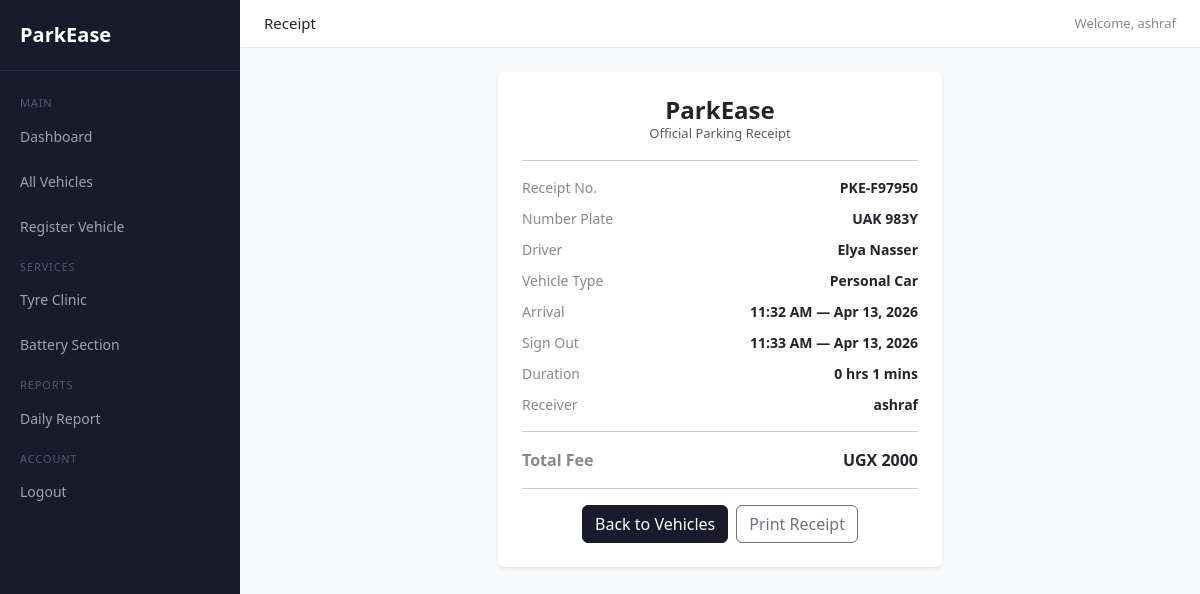
Screenshot of /receipt/2/ (signed in) with the database file from the repository.
### parking/models.py (models this page shows, shortened)
class ParkingTransaction(models.Model):
    GENDER = [
        ('male', 'Male'),
        ('female', 'Female'),
    ]
    vehicle        = models.ForeignKey(Vehicle, on_delete=models.CASCADE, related_name='transactions')
    receipt_number = models.CharField(max_length=20, unique=True)
    receiver_name  = models.CharField(max_length=200)
    receiver_phone = models.CharField(max_length=20)
    gender         = models.CharField(max_length=10, choices=GENDER)
    nin            = models.CharField(max_length=20, blank=True)
    sign_out_time  = models.DateTimeField()
    fee            = models.IntegerField(default=0)

class Vehicle(models.Model):
    VEHICLE_TYPES = [
        ('truck', 'Truck'),
        ('personal_car', 'Personal Car'),
        ('taxi', 'Taxi'),
        ('coaster', 'Coaster'),
        ('boda_boda', 'Boda-boda'),
    ]
    STATUS = [
        ('parked', 'Parked'),
        ('signed_out', 'Signed Out'),
    ]
    driver_name  = models.CharField(max_length=200)
    phone        = models.CharField(max_length=20)
    plate        = models.CharField(max_length=10)
    vehicle_type = models.CharField(max_length=20, choices=VEHICLE_TYPES)
    model        = models.CharField(max_length=100, blank=True)
    color        = models.CharField(max_length=50, blank=True)
    nin          = models.CharField(max_length=20, blank=True)
    arrival_time = models.DateTimeField()
    status       = models.CharField(max_length=20, choices=STATUS, default='parked')

### parking/views.py (the view)
# urls.py: path('receipt/<int:pk>/', views.receipt, name='receipt'),
@login_required
def receipt(request, pk):
    transaction = get_object_or_404(ParkingTransaction, pk=pk)
    vehicle     = transaction.vehicle
    duration    = transaction.sign_out_time - vehicle.arrival_time
    hours       = int(duration.total_seconds() // 3600)
    minutes     = int((duration.total_seconds() % 3600) // 60)
    context     = {
        'transaction': transaction,
        'vehicle':     vehicle,
        'hours':       hours,
        'minutes':     minutes,
    }
    return render(request, 'parking/receipt.html', context)

### parking/templates/parking/receipt.html (shortened to what this page needs)
{% extends 'parking/base.html' %}
{% load static %}
{% block page_heading %}Receipt{% endblock %}
{% block content %}
<div class="row justify-content-center">
    <div class="col-md-6">
        <div class="card border-0 shadow-sm receipt-card">
            <div class="card-body p-4">
                <h4 class="fw-bold text-center mb-0">ParkEase</h4>
                <p class="text-muted text-center mb-3" style="font-size:13px;">Official Parking Receipt</p>
                <hr>
                <div class="receipt-row">
                    <span class="label">Receipt No.</span>
                    <span class="value">{{ transaction.receipt_number }}</span>
                </div>
                <div class="receipt-row">
                    <span class="label">Number Plate</span>
                    <span class="value">{{ vehicle.plate }}</span>
                </div>
                <div class="receipt-row">
                    <span class="label">Driver</span>
                    <span class="value">{{ vehicle.driver_name }}</span>
                </div>
                <div class="receipt-row">
                    <span class="label">Vehicle Type</span>
                    <span class="value">{{ vehicle.get_vehicle_type_display }}</span>
                </div>
                <div class="receipt-row">
                    <span class="label">Arrival</span>
                    <span class="value">{{ vehicle.arrival_time|date:"h:i A — M d, Y" }}</span>
                </div>
                <div class="receipt-row">
                    <span class="label">Sign Out</span>
                    <span class="value">{{ transaction.sign_out_time|date:"h:i A — M d, Y" }}</span>
                </div>
                <div class="receipt-row">
                    <span class="label">Duration</span>
                    <span class="value">{{ hours }} hrs {{ minutes }} mins</span>
                </div>
                <div class="receipt-row">
                    <span class="label">Receiver</span>
                    <span class="value">{{ transaction.receiver_name }}</span>
                </div>
                <hr>
                <div class="receipt-row" style="font-size:16px;">
                    <span class="label fw-bold">Total Fee</span>
                    <span class="value">UGX {{ transaction.fee }}</span>
                </div>
                <hr>
                <div class="d-flex gap-2 justify-content-center mt-3">
                    <a href="{% url 'vehicle_list' %}" class="btn btn-primary">Back to Vehicles</a>
                    <button onclick="window.print()" class="btn btn-outline-secondary">Print Receipt</button>
                </div>
            </div>
        </div>
    </div>
</div>
{% endblock %}

### parking/templates/parking/base.html (shortened to what this page needs)
<!doctype html>
<html>
  <head>
    <link
      href="https://cdn.jsdelivr.net/npm/bootstrap@5.3.0/dist/css/bootstrap.min.css"
      rel="stylesheet"
    />
    {% load static %}
    <link rel="stylesheet" href="{% static 'parking/style.css' %}" />
  </head>
  <body>
    <div class="d-flex">
      <div class="sidebar p-0">
        <div class="brand">ParkEase</div>
        <div class="section-label">Main</div>
        <a href="/dashboard/">Dashboard</a>
        <a href="/vehicles/">All Vehicles</a>
        <a href="/register/">Register Vehicle</a>
        <div class="section-label">Services</div>
        <a href="/tyre/">Tyre Clinic</a>
        <a href="/battery/">Battery Section</a>
        <div class="section-label">Reports</div>
        <a href="/report/">Daily Report</a>
        <div class="section-label">Account</div>
        <a href="/logout/">Logout</a>
      </div>
      <div class="main-content">
        <div class="top-bar">
          <span style="font-size: 15px; font-weight: 500"
            >{% block page_heading %}{% endblock %}</span
          >
          <span style="font-size: 13px; color: #888"
            >Welcome, {{ request.user.username }}</span
          >
        </div>
        <div class="p-4">{% block content %} {% endblock %}</div>
      </div>
    </div>
  </body>
</html>

### parking/static/parking/style.css (style rules this page uses)
.sidebar { min-height: 100vh; background: #1a1a2e; width: 240px; flex-shrink: 0; }
.sidebar a { color: #a0a0b0; text-decoration: none; display: block; padding: 10px 20px; border-radius: 8px; margin-bottom: 4px; font-size: 14px; }
.sidebar .brand { color: #fff; font-size: 20px; font-weight: 700; padding: 20px; border-bottom: 1px solid #2a2a4a; margin-bottom: 16px; }
.sidebar .section-label { color: #555570; font-size: 11px; text-transform: uppercase; letter-spacing: .08em; padding: 8px 20px 4px; }
.main-content { background: #f8f9fa; min-height: 100vh; flex-grow: 1; }
.top-bar { background: #fff; border-bottom: 1px solid #e9ecef; padding: 12px 24px; display: flex; justify-content: space-between; align-items: center; }
.btn-primary { background: #1a1a2e; border-color: #1a1a2e; }
.receipt-card { max-width: 480px; margin: 0 auto; }
.receipt-row { display: flex; justify-content: space-between; margin-bottom: 10px; font-size: 14px; }
.receipt-row .label { color: #888; }
.receipt-row .value { font-weight: 600; }

### rows the page displays
Vehicle: plate "UAK 983Y", driver_name "Elya Nasser", vehicle_type "Personal Car", arrival_time "11:32 AM — Apr 13, 2026"

### other values shown
{{ request.user.username }} "ashraf"
{{ hours }} "0"
{{ minutes }} "1"
